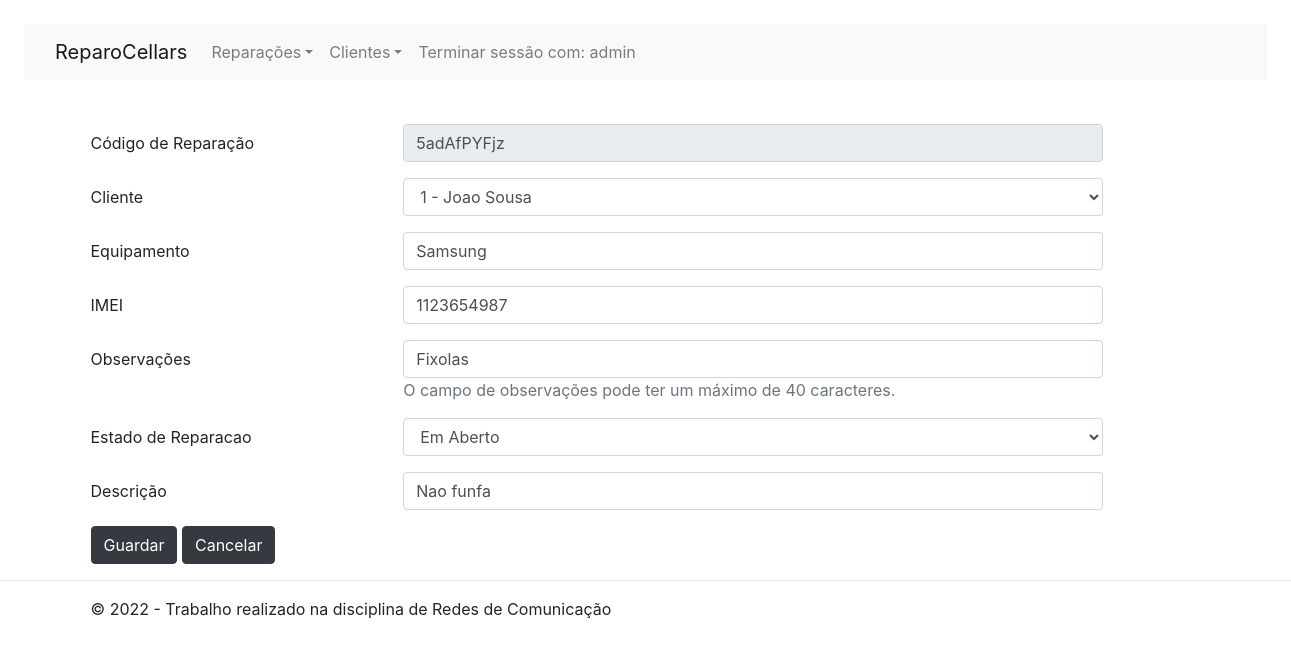
Page /admin/reparacoes_add.php?idReparacao=11 (signed in) on the committed database.
### tables this page shows
CREATE TABLE `Reparacoes` (
  `idReparacao` int(11) NOT NULL,
  `CodigoReparacao` varchar(255) NOT NULL,
  `idCliente` int(11) NOT NULL,
  `Equipamento` varchar(255) NOT NULL,
  `IMEI` int(15) NOT NULL,
  `Obs` varchar(255) NOT NULL,
  `EstadoReparacao` int(11) NOT NULL,
  `DescricaoEstado` varchar(255) NOT NULL
);

### admin/reparacoes_add.php (the view, shortened to what this page needs)
<?php
if($_SERVER["REQUEST_METHOD"] == "GET") {
    if(isset($_GET["idReparacao"]) && is_numeric($_GET["idReparacao"])) {
        include_once("includes/db.php");
        $idReparacao = $_GET["idReparacao"];
        $query = "select * from Reparacoes where idReparacao=$idReparacao";
        $resultado = mysqli_query($conexao, $query);
        $reparacao = mysqli_fetch_row($resultado);
        $codigoReparacoes = $reparacao[1];
        $equipamentoReparacoes = $reparacao[3];
        $imeiReparacoes = $reparacao[4];
        $obsReparacoes = $reparacao[5];
        $descricaoReparacoes = $reparacao[7];
    }
}
$n=5;
function getName($n) {
    $characters = '0123456789abcdefghijklmnopqrstuvwxyzABCDEFGHIJKLMNOPQRSTUVWXYZ';
    $randomString = '';
    for ($i = 0; $i < $n; $i++) {
        $index = rand(0, strlen($characters) - 1);
        $randomString .= $characters[$index];
    }
    return $randomString;
}
include_once("includes/header.inc.php");
?>
<div class="container">
        <div class="formdiv">
        <div class="info"></div>
        <form method="POST" action="">
            <div class="form-group row">
                <label for="CodigoReparacao" class="col-sm-3 col-form-label">Código de Reparação</label>
                <div class="col-sm-7">
                <input type="text" name="CodigoReparacao" class="form-control" id="CodigoReparacao" placeholder="Códiogo de Reparação" value="<?=getName($n). $codigoReparacoes?>" readonly>
                </div>
            </div>
            <div class="form-group row">
                <label for="idCliente" class="col-sm-3 col-form-label">Cliente</label>
                <div class="col-sm-7">
                <select class="form-control" name="idCliente" id="idCliente">
                    <?php
                    include_once("includes/db.php");
                    $sqli = "SELECT * FROM clientes";
                    $resultado2 = mysqli_query($conexao, $sqli);
                    while ($row = mysqli_fetch_array($resultado2)){
                        ?>
                        <option value="<?=$row["idCliente"]?>"><?=$row["idCliente"]?> - <?=$row["nome"]?></option>";
                    <?php
                    }
                    ?>
                </select>
                </div>
            </div>
            <div class="form-group row">
                <label for="Equipamento" class="col-sm-3 col-form-label">Equipamento</label>
                <div class="col-sm-7">
                <input type="text" name="Equipamento" class="form-control" id="Equipamento" placeholder="Equipamento" value="<?=$equipamentoReparacoes?>">
                </div>
            </div>
            <div class="form-group row">
                <label for="IMEI" class="col-sm-3 col-form-label">IMEI</label>
                <div class="col-sm-7">
                <input type="text" name="IMEI" class="form-control" id="IMEI" placeholder="IMEI" value="<?=$imeiReparacoes?>">
                </div>
            </div>
            <div class="form-group row">
                <label for="Obs" class="col-sm-3 col-form-label">Observações</label>
                <div class="col-sm-7">
                <input type="text" name="Obs" class="form-control" id="Obs" placeholder="Observações" value="<?=$obsReparacoes?>">
                <a class="text-muted">O campo de observações pode ter um máximo de 40 caracteres.</a>
                </div>
            </div>
            <div class="form-group row">
                <label for="EstadoReparacao" class="col-sm-3 col-form-label">Estado de Reparacao</label>
                <div class="col-sm-7">
                <select class="form-control" name="EstadoReparacao" id="EstadoReparacao">
                    <option value=1>Em Aberto</option>
                </select>
                </div>
            </div>
            <div class="form-group row">
                <label for="DescricaoEstado" class="col-sm-3 col-form-label">Descrição</label>
                <div class="col-sm-7">
                <input type="text" name="DescricaoEstado" class="form-control" id="DescricaoEstado" placeholder="Descrição" value="<?=$descricaoReparacoes?>">
                </div>
            </div>
            <div class="form-group row">
                <div class="col-sm-7">
                <input type="submit" name="enviar" class="btn btn-dark" value="Guardar" />
                <a href="home.php" class="btn btn-dark">Cancelar</a>
                </div>
            </div>
        </form>
    </div>
</div>
<?php
include_once("includes/footer.inc.php");
?>

### admin/includes/header.inc.php (style rules this page uses)
.formdiv { margin: 0 auto; width: 110% }
.info { height: 20px; }

### rows in the picture
reparacoes: CodigoReparacao "5adAfPYFjz", Equipamento "Samsung", IMEI "1123654987", Obs "Fixolas", DescricaoEstado "Nao funfa"

### other values in the picture
$_SESSION["username"] "admin"
form field idCliente "1 - Joao Sousa"
